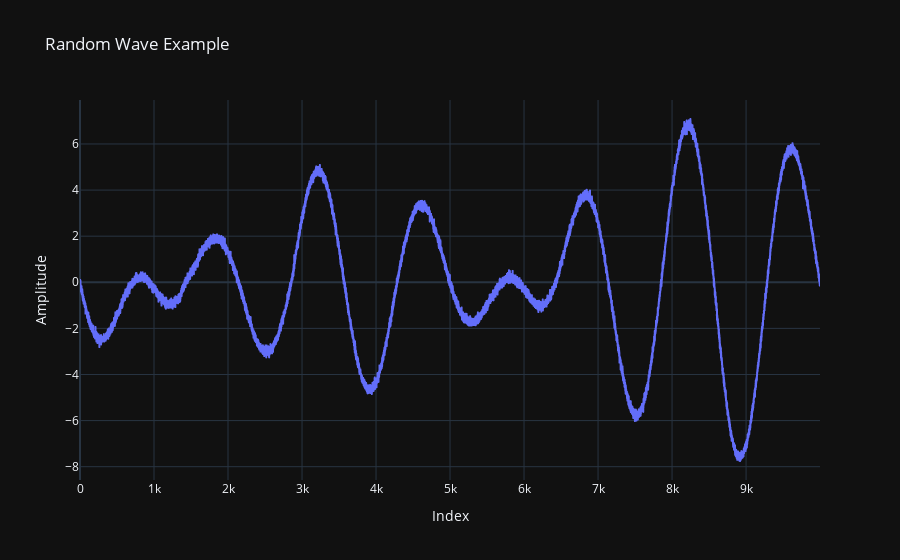

This figure's notebook cell:
### Markdown cell above
<hr>

# Wave Generation

### Code cell
from data_generators.utils import random_waves as rw
import numpy as np
import pandas as pd
import plotly.express as px

rw.seed()

# y = rw.half_waves_fixed_freq_varying_amp(num_points=10000, periods=7, amplitude=(3.5, 8.5), phase=5.7, smooth=10, noise=0.1)
y = rw.full_waves_fixed_freq_varying_amp(num_points=10000, periods=7, amplitude=(3.5, 8.5), phase=5.7, noise=0.1)

print(f"num_points: {len(y)}")
# display(y.head())

fig = px.line(y=y, title='Random Wave Example')
fig.update_layout(
    xaxis_title='Index',
    yaxis_title='Amplitude',
    template='plotly_dark'
)
fig.show()

### Figure 1 — Plotly figure (JSON) as saved in the notebook; plotly's stock layout.template omitted (floating-point values rounded to 4 significant figures; data arrays with more than 128 entries replaced by an {"elided": "..."} marker saying what was removed)
{"data": [{"hovertemplate": "x=%{x}<br>y=%{y}<extra></extra>", "legendgroup": "", "line": {"color": "#636efa", "dash": "solid"}, "marker": {"symbol": "circle"}, "mode": "lines", "name": "", "showlegend": false, "type": "scattergl", "x": {"elided": "10000 int values"}, "xaxis": "x", "y": {"elided": "10000 float values"}, "yaxis": "y"}], "layout": {"legend": {"tracegroupgap": 0}, "title": {"text": "Random Wave Example"}, "xaxis": {"anchor": "y", "domain": [0, 1], "title": {"text": "Index"}}, "yaxis": {"anchor": "x", "domain": [0, 1], "title": {"text": "Amplitude"}}}}
